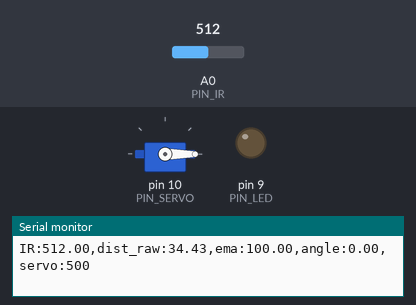
The sketch below on a simulated Arduino Uno, built with avr-gcc and run on an emulated ATmega328P. Parts: servo, output pins drawn as LEDs (lit = HIGH), the last lines printed to the serial monitor. The inputs (shaded band) are chosen by the test bench; at power-on: A0 (PIN_IR) = 512.

Above: at 1.2 s.
1.3 s: A0 (PIN_IR) set to 360
2.8 s: A0 (PIN_IR) set to 340
At 4.1 s:
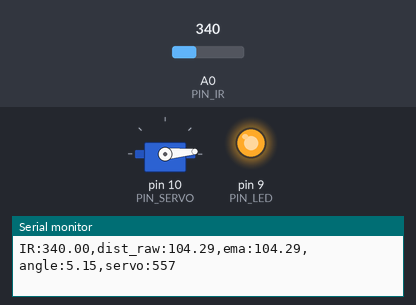
4.4 s: A0 (PIN_IR) set to 306
At 5.1 s:
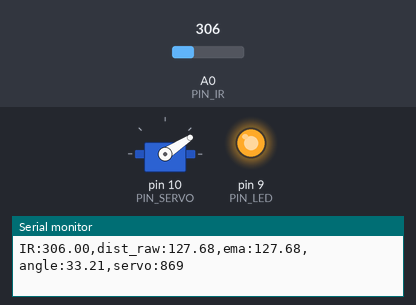
6.1 s: A0 (PIN_IR) set to 240
At 7.0 s:
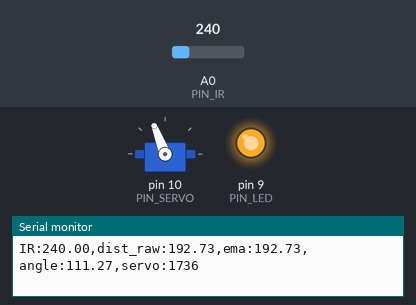
7.9 s: A0 (PIN_IR) set to 260
At 9.3 s:
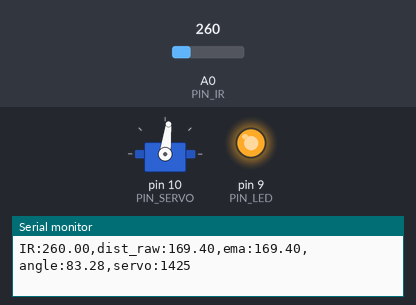
9.7 s: A0 (PIN_IR) set to 122
At 10.8 s:
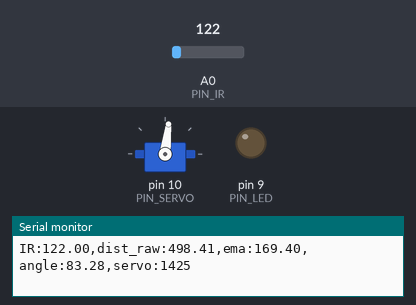
Timing chart, 0 to 12.2 s (numbered marks = the images above; inputs shaded):
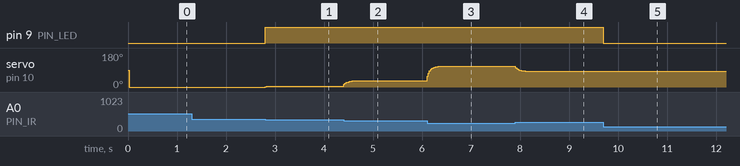

Measured:
- the behaviour switches between 348 and 347 on A0 (PIN_IR) (found by bisection; images 0 and 1)
- after the input at 2.8 s, pin 9 (PIN_LED): LOW → HIGH at once; servo on pin 10 (PIN_SERVO): 0° → 5° at once
- after the input at 4.4 s, servo on pin 10 (PIN_SERVO): moves from 5° to 33° over 0.25 s, starting at once
- after the input at 6.1 s, servo on pin 10 (PIN_SERVO): moves from 33° to 111° over 0.30 s, starting at once
- after the input at 7.9 s, servo on pin 10 (PIN_SERVO): moves from 111° to 83° over 0.33 s, starting at once
- after the input at 9.7 s, pin 9 (PIN_LED): HIGH → LOW at once

The sketch:

17P14.ino
```cpp
#include <Servo.h>

#define PIN_IR    A0
#define PIN_LED   9
#define PIN_SERVO 10

// Servo pulse (us)
#define _DUTY_MIN 500
#define _DUTY_NEU 1500
#define _DUTY_MAX 2500

// Distance range (mm) : 10cm ~ 25cm
#define _DIST_MIN 100.0
#define _DIST_MAX 250.0

// Filters & loop
#define EMA_ALPHA  0.3
#define LOOP_INTERVAL 25   // ms (>= 20ms)

Servo myservo;
unsigned long last_loop_time = 0;

float dist_prev = _DIST_MIN;
float dist_ema  = _DIST_MIN;

void setup() {
  pinMode(PIN_LED, OUTPUT);

  myservo.attach(PIN_SERVO, _DUTY_MIN, _DUTY_MAX);
  myservo.writeMicroseconds(_DUTY_NEU);

  Serial.begin(1000000);
}

void loop() {
  unsigned long now = millis();
  if (now < last_loop_time + LOOP_INTERVAL) return;
  last_loop_time += LOOP_INTERVAL;

  int   ir_adc   = analogRead(PIN_IR);
  float a_value  = (float)ir_adc;

  float dist_raw;
  if (a_value <= 9.5f) {
    dist_raw = _DIST_MAX + 100.0f;
  } else {
    dist_raw = (6762.0f / (a_value - 9.0f) - 4.0f) * 10.0f - 60.0f; // mm
  }


  float dist_valid;
  if (dist_raw >= _DIST_MIN && dist_raw <= _DIST_MAX) {
    dist_valid = dist_raw;
    digitalWrite(PIN_LED, HIGH);
    dist_prev = dist_raw;
  } else {
    dist_valid = dist_prev;
    digitalWrite(PIN_LED, LOW);
  }

  dist_ema = EMA_ALPHA * dist_valid + (1.0f - EMA_ALPHA) * dist_ema;

  float in_span   = (_DIST_MAX - _DIST_MIN);
  float t         = (dist_ema - _DIST_MIN) / in_span;
  if (t < 0.0f) t = 0.0f;
  if (t > 1.0f) t = 1.0f;
  float angle_f   = t * 180.0f;

  float duty_f = _DUTY_MIN + (angle_f / 180.0f) * (float)(_DUTY_MAX - _DUTY_MIN);
  if (duty_f < _DUTY_MIN) duty_f = _DUTY_MIN;
  if (duty_f > _DUTY_MAX) duty_f = _DUTY_MAX;
  int duty = (int)(duty_f + 0.5f);

  myservo.writeMicroseconds(duty);

  Serial.print("IR:");       Serial.print(a_value);
  Serial.print(",dist_raw:");Serial.print(dist_raw);
  Serial.print(",ema:");     Serial.print(dist_ema);
  Serial.print(",angle:");   Serial.print(angle_f);
  Serial.print(",servo:");   Serial.print(duty);
  Serial.println();
}
```
